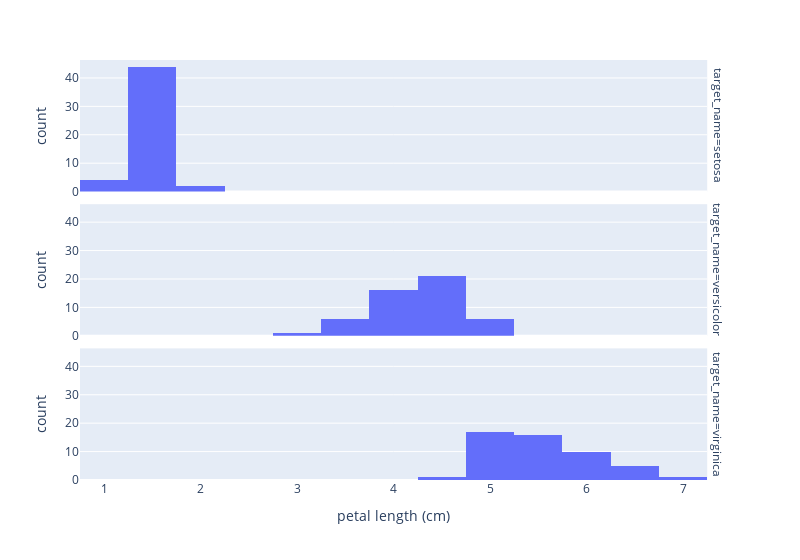

The code cell stored with this chart in its notebook:
### Code cell
f = px.histogram(data_frame=df_iris, x='petal length (cm)', facet_row='target_name', width=800)
f

### Figure 1 — Plotly figure (JSON) as saved in the notebook; plotly's stock layout.template omitted (floating-point values rounded to 4 significant figures)
{"data": [{"alignmentgroup": "True", "bingroup": "x", "hovertemplate": "target_name=setosa<br>petal length (cm)=%{x}<br>count=%{y}<extra></extra>", "legendgroup": "", "marker": {"color": "#636efa", "pattern": {"shape": ""}}, "name": "", "offsetgroup": "", "orientation": "v", "showlegend": false, "type": "histogram", "x": [1.4, 1.4, 1.3, 1.5, 1.4, 1.7, 1.4, 1.5, 1.4, 1.5, 1.5, 1.6, 1.4, 1.1, 1.2, 1.5, 1.3, 1.4, 1.7, 1.5, 1.7, 1.5, 1, 1.7, 1.9, 1.6, 1.6, 1.5, 1.4, 1.6, 1.6, 1.5, 1.5, 1.4, 1.5, 1.2, 1.3, 1.4, 1.3, 1.5, 1.3, 1.3, 1.3, 1.6, 1.9, 1.4, 1.6, 1.4, 1.5, 1.4], "xaxis": "x3", "yaxis": "y3"}, {"alignmentgroup": "True", "bingroup": "x", "hovertemplate": "target_name=versicolor<br>petal length (cm)=%{x}<br>count=%{y}<extra></extra>", "legendgroup": "", "marker": {"color": "#636efa", "pattern": {"shape": ""}}, "name": "", "offsetgroup": "", "orientation": "v", "showlegend": false, "type": "histogram", "x": [4.7, 4.5, 4.9, 4, 4.6, 4.5, 4.7, 3.3, 4.6, 3.9, 3.5, 4.2, 4, 4.7, 3.6, 4.4, 4.5, 4.1, 4.5, 3.9, 4.8, 4, 4.9, 4.7, 4.3, 4.4, 4.8, 5, 4.5, 3.5, 3.8, 3.7, 3.9, 5.1, 4.5, 4.5, 4.7, 4.4, 4.1, 4, 4.4, 4.6, 4, 3.3, 4.2, 4.2, 4.2, 4.3, 3, 4.1], "xaxis": "x2", "yaxis": "y2"}, {"alignmentgroup": "True", "bingroup": "x", "hovertemplate": "target_name=virginica<br>petal length (cm)=%{x}<br>count=%{y}<extra></extra>", "legendgroup": "", "marker": {"color": "#636efa", "pattern": {"shape": ""}}, "name": "", "offsetgroup": "", "orientation": "v", "showlegend": false, "type": "histogram", "x": [6, 5.1, 5.9, 5.6, 5.8, 6.6, 4.5, 6.3, 5.8, 6.1, 5.1, 5.3, 5.5, 5, 5.1, 5.3, 5.5, 6.7, 6.9, 5, 5.7, 4.9, 6.7, 4.9, 5.7, 6, 4.8, 4.9, 5.6, 5.8, 6.1, 6.4, 5.6, 5.1, 5.6, 6.1, 5.6, 5.5, 4.8, 5.4, 5.6, 5.1, 5.1, 5.9, 5.7, 5.2, 5, 5.2, 5.4, 5.1], "xaxis": "x", "yaxis": "y"}], "layout": {"annotations": [{"font": {}, "showarrow": false, "text": "target_name=virginica", "textangle": 90, "x": 0.98, "xanchor": "left", "xref": "paper", "y": 0.1567, "yanchor": "middle", "yref": "paper"}, {"font": {}, "showarrow": false, "text": "target_name=versicolor", "textangle": 90, "x": 0.98, "xanchor": "left", "xref": "paper", "y": 0.5, "yanchor": "middle", "yref": "paper"}, {"font": {}, "showarrow": false, "text": "target_name=setosa", "textangle": 90, "x": 0.98, "xanchor": "left", "xref": "paper", "y": 0.8433, "yanchor": "middle", "yref": "paper"}], "barmode": "relative", "legend": {"tracegroupgap": 0}, "margin": {"t": 60}, "width": 800, "xaxis": {"anchor": "y", "domain": [0, 0.98], "title": {"text": "petal length (cm)"}}, "xaxis2": {"anchor": "y2", "domain": [0, 0.98], "matches": "x", "showticklabels": false}, "xaxis3": {"anchor": "y3", "domain": [0, 0.98], "matches": "x", "showticklabels": false}, "yaxis": {"anchor": "x", "domain": [0, 0.3133], "title": {"text": "count"}}, "yaxis2": {"anchor": "x2", "domain": [0.3433, 0.6567], "matches": "y", "title": {"text": "count"}}, "yaxis3": {"anchor": "x3", "domain": [0.6867, 1.0], "matches": "y", "title": {"text": "count"}}}}
